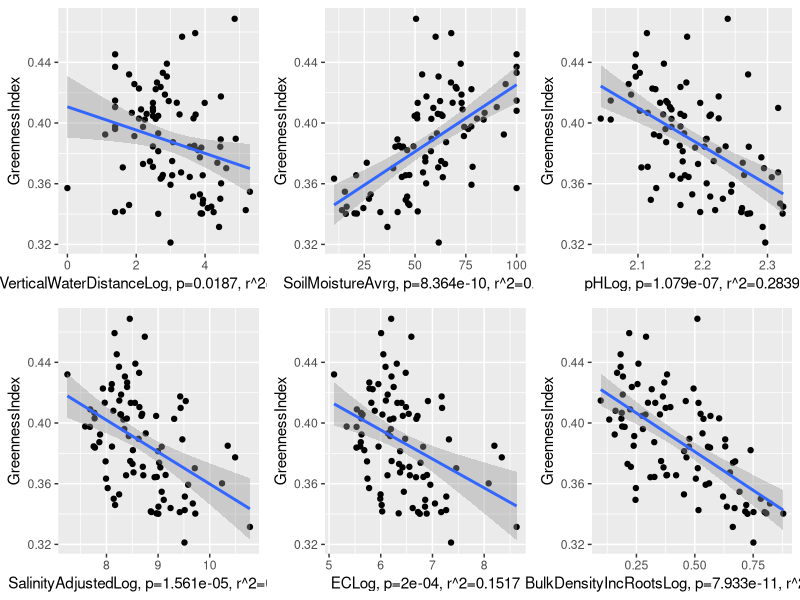

Source code (R): (Note: this script raises an error after producing the figure.)
### OUTPUT OF THIS SCRIPT:
# Scatter plots
# (No data set)


rm(list = ls()) # Cleaning the environment
# ctrl + L in console will clear everything
try(dev.off(dev.list()["RStudioGD"]), silent = TRUE) # Cleaning plot window (or click broom)

library(ggplot2)
library(gridExtra)


########################### Importing data

envData <- read.csv("3.TemporaryFiles/envDataWithShannonTransformed.csv", row.names = 1)
envDataVars <- envData[, c("VerticalWaterDistanceLog",
                       "SoilMoistureAvrg",
                       "pHLog",
                       "SalinityAdjustedLog",
                       "ECLog",
                       "BulkDensityIncRootsLog")]


########################### Function for creating plots

# Creates a single scatter or box plot and saves the image
# Takes a type ('box' or 'scatter'), and two vectors
# Returns a ggplot2 object
createSinglePlot <- function(type, varY, varX, varX_name, testResult = "") {
  varY_name <- deparse(substitute(varY))
  varY_name <- sub(".*\\$", "", varY_name)
  varX_name <- paste0(varX_name, ", ", testResult)
  if (type == "scatter") {
    plot <- ggplot(data = NULL, mapping = aes(y= varY, x = varX)) +
      geom_point() +
      geom_smooth(method = "lm") +
      labs(x = varX_name, y = varY_name)
  } else if (type == "box") {
    plot <- ggplot(data = NULL, mapping = aes(y= varY, x = varX)) +
      geom_boxplot() +
      labs(x = varX_name, y = varY_name)
  } else {
    stop("Invalid plot type. Use 'scatter' or 'box'.")
  }
  return(ggplotGrob(plot))
}


# Runs a Pearson correlation test
# Takes two vectors
# Returns result
runPearson <- function(x, y) {
  if (length(x) != length(y)) {
    stop("Vectors x and y must have the same length.")
  }
  correlation_result <- cor.test(x, y, method = "pearson")
  print(correlation_result)
  return(correlation_result)
}


# Round a number with one of two methods
# Takes float/double
# Returns number as a string
rNum <- function(num) {
  if (num < 0.0001) {
    rndNum <- formatC(num, format = "e", digits = 3)
  } else {
    rndNum <- round(num, 4)
  }
  return(as.character(rndNum))
}


########################### Creating the plots

testResults <- list()
for (i in colnames(envDataVars)) {
  print(i)
  result <- runPearson(envDataVars[[i]], envData$GreennessIndex)
  # print(result)  # All significant
  testResults[[i]] <- paste0("p=",
                             rNum(result$p.value),
                             ", r^2=",
                             rNum(result$estimate^2))
}

plotList <- list()
for (i in colnames(envDataVars)) {
  p <- createSinglePlot("scatter", envData$GreennessIndex, envDataVars[[i]], i, testResults[[i]])
  plotList[[i]] <- p
  print(class(p))
}

# Arrange the plots in a grid (e.g., 2 rows, 3 columns)
combined_plot <- do.call(grid.arrange, c(plotList, ncol = 3))
ggsave("4.Results/PCor.GreennessEnv.png", 
       plot = combined_plot,
       dpi = 200,
       width = 12,
       height = 8,
       units = "in")

runPearson(envData$GreennessIndex, envData$Contrast)

